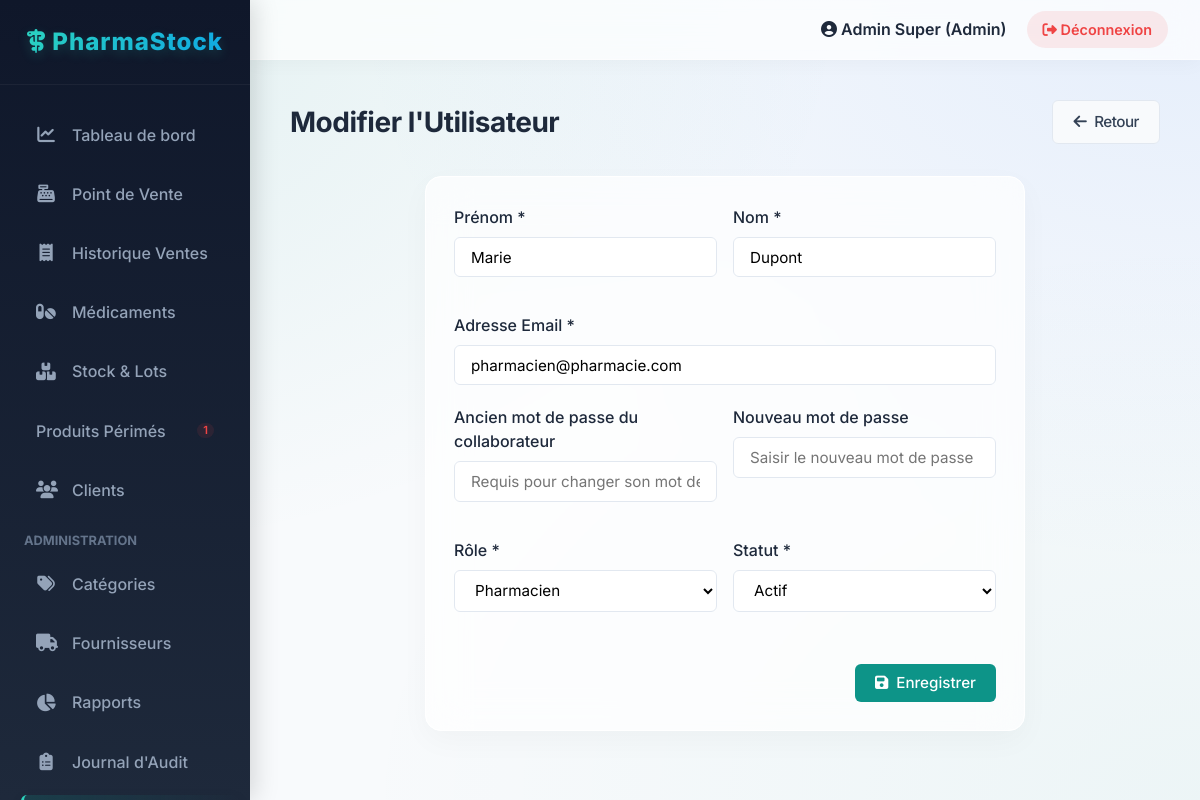
The page /index.php?page=utilisateurs&action=edit&id=2 (signed in) on the database its author committed.
### tables this page shows
CREATE TABLE `utilisateur` (
  `id` INT PRIMARY KEY AUTO_INCREMENT,
  `nom` VARCHAR(100) NOT NULL,
  `prenom` VARCHAR(100) NOT NULL,  
  `email` VARCHAR(100) UNIQUE NOT NULL,
  `mot_de_passe` VARCHAR(255) NOT NULL,
  `role` ENUM('admin', 'pharmacien') DEFAULT 'pharmacien',
  `statut` BOOLEAN DEFAULT TRUE,
  `date_creation` DATETIME DEFAULT CURRENT_TIMESTAMP
);

### config/database.php (called while the page is built, shortened)
<?php
class Database {
    private static $instance = null;
    private $pdo;
    private function __construct() {
        try {
			$dsn = "mysql:host=" . DB_HOST . ";port=" . DB_PORT . ";dbname=" . DB_NAME . ";charset=utf8";
			$options = [
                PDO::ATTR_ERRMODE            => PDO::ERRMODE_EXCEPTION,
                PDO::ATTR_DEFAULT_FETCH_MODE => PDO::FETCH_ASSOC,
                PDO::ATTR_EMULATE_PREPARES   => false,
            ];
            $this->pdo = new PDO($dsn, DB_USER, DB_PASS, $options);
        } catch (PDOException $e) {
            die("Erreur de connexion à la base de données: " . $e->getMessage());
        }
    }
    public static function getInstance() {
        if (self::$instance === null) {
            self::$instance = new self();
        }
        return self::$instance;
    }
    public function getConnection() {
        return $this->pdo;
    }
}

### models/Utilisateur.php (called while the page is built, shortened)
<?php
require_once __DIR__ . '/../config/database.php';
class Utilisateur {
    private $db;
    public function __construct() {
        $this->db = Database::getInstance()->getConnection();
    }
    public function getById($id) {
        $stmt = $this->db->prepare("SELECT id, nom, prenom, email, role, statut FROM utilisateur WHERE id = ?");
        $stmt->execute([$id]);
        return $stmt->fetch();
    }
}

### views/utilisateurs/form.php (the view, shortened to what this page needs)
<?php include __DIR__ . '/../layouts/header.php'; ?>
<?php
$isEdit = isset($utilisateur);
$isCurrentUser = $isEdit && ((int)$utilisateur['id'] === (int)$_SESSION['user_id']);
?>
<div class="page-title">
    <span><?= $isEdit ? 'Modifier l\'Utilisateur' : 'Ajouter un Utilisateur' ?></span>
    <a href="<?= BASE_URL ?>/index.php?page=utilisateurs" class="btn btn-secondary">
        <i class="fa-solid fa-arrow-left"></i> Retour
    </a>
</div>
<div class="card" style="max-width: 600px; margin: 0 auto;">
    <div class="card-body">
        <form action="" method="POST">
            <div style="display: grid; grid-template-columns: 1fr 1fr; gap: 1rem;">
                <div class="form-group">
                    <label class="form-label">Prénom *</label>
                    <input type="text" name="prenom" class="form-control" value="<?= htmlspecialchars($_POST['prenom'] ?? $utilisateur['prenom'] ?? '') ?>" required>
                </div>
                <div class="form-group">
                    <label class="form-label">Nom *</label>
                    <input type="text" name="nom" class="form-control" value="<?= htmlspecialchars($_POST['nom'] ?? $utilisateur['nom'] ?? '') ?>" required>
                </div>
            </div>
            <div class="form-group" style="margin-top: 1rem;">
                <label class="form-label">Adresse Email *</label>
                <input type="email" name="email" class="form-control" value="<?= htmlspecialchars($_POST['email'] ?? $utilisateur['email'] ?? '') ?>" required>
            </div>
            <?php if (!$isEdit): ?>
                <div class="form-group" style="margin-top: 1rem;">
                    <label class="form-label">Mot de passe *</label>
                    <input type="password" name="mot_de_passe" class="form-control" required placeholder="Saisir le mot de passe">
                </div>
            <?php else: ?>
                <?php if ($isCurrentUser): ?>
                    <div class="form-group" style="margin-top: 1rem;">
                        <label class="form-label">Nouveau mot de passe</label>
                        <input type="password" name="mot_de_passe" class="form-control" placeholder="Laissez vide pour conserver le mot de passe actuel">
                    </div>
                <?php else: ?>
                    <div style="display: grid; grid-template-columns: 1fr 1fr; gap: 1rem; margin-top: 1rem;">
                        <div class="form-group">
                            <label class="form-label">Ancien mot de passe du collaborateur</label>
                            <input type="password" name="ancien_mot_de_passe" class="form-control" placeholder="Requis pour changer son mot de passe">
                        </div>
                        <div class="form-group">
                            <label class="form-label">Nouveau mot de passe</label>
                            <input type="password" name="mot_de_passe" class="form-control" placeholder="Saisir le nouveau mot de passe">
                        </div>
                    </div>
                <?php endif; ?>
            <?php endif; ?>
            <div style="display: grid; grid-template-columns: <?= $isEdit ? '1fr 1fr' : '1fr' ?>; gap: 1rem; margin-top: 1rem;">
                <div class="form-group">
                    <label class="form-label">Rôle *</label>
                    <?php if ($isCurrentUser): ?>
                        <input type="hidden" name="role" value="admin">
                        <select class="form-control" disabled>
                            <option value="admin" selected>Administrateur (Votre compte)</option>
                        </select>
                        <small style="color: #64748b; font-style: italic;">Vous ne pouvez pas modifier votre propre rôle.</small>
                    <?php else: ?>
                        <select name="role" class="form-control" required>
                            <option value="pharmacien" <?= (($_POST['role'] ?? $utilisateur['role'] ?? 'pharmacien') === 'pharmacien') ? 'selected' : '' ?>>Pharmacien</option>
                        </select>
                    <?php endif; ?>
                </div>
                <?php if ($isEdit): ?>
                    <div class="form-group">
                        <label class="form-label">Statut *</label>
                        <?php if ($isCurrentUser): ?>
                            <input type="hidden" name="statut" value="1">
                            <select class="form-control" disabled>
                                <option value="1" selected>Actif (Votre compte)</option>
                            </select>
                            <small style="color: #64748b; font-style: italic;">Vous ne pouvez pas désactiver votre propre compte.</small>
                        <?php else: ?>
                            <select name="statut" class="form-control" required>
                                <option value="1" <?= (int)($_POST['statut'] ?? $utilisateur['statut'] ?? 1) === 1 ? 'selected' : '' ?>>Actif</option>
                            </select>
                        <?php endif; ?>
                    </div>
                <?php endif; ?>
            </div>
            <div style="text-align: right; margin-top: 2rem;">
                <button type="submit" class="btn btn-primary">
                    <i class="fa-solid fa-save"></i> Enregistrer
                </button>
            </div>
        </form>
    </div>
</div>
<?php include __DIR__ . '/../layouts/footer.php'; ?>

### public/css/style.css (style rules this page uses)
:root { --primary-color: #0d9488; --primary-hover: #0f766e; --secondary-color: #3b82f6; --dark-color: #1e293b; --light-bg: #f8fafc; --white: #ffffff; --border-color: #e2e8f0; --text-color: #334155; --text-muted: #64748b; --danger: #ef4444; --warning: #f59e0b; --success: #10b981; --sidebar-width: 250px; --header-height: 60px; --font-family: 'Inter', system-ui, -apple-system, sans-serif; --shadow-sm: 0 1px 2px 0 rgb(0 0 0 / 0.05); --shadow-md: 0 4px 6px -1px rgb(0 0 0 / 0.1), 0 2px 4px -2px rgb(0 0 0 / 0.1); --shadow-lg: 0 10px 15px -3px rgb(0 0 0 / 0.1), 0 4px 6px -4px rgb(0 0 0 / 0.1); --radius-md: 0.375rem; --radius-lg: 0.5rem; }
* { margin: 0; padding: 0; box-sizing: border-box; }
body { font-family: var(--font-family); background-color: #f8fafc; background-image: radial-gradient(at 0% 0%, hsla(175, 83%, 32%, 0.1) 0px, transparent 50%), radial-gradient(at 100% 0%, hsla(217, 91%, 60%, 0.1) 0px, transparent 50%), radial-gradient(at 100% 100%, hsla(175, 83%, 32%, 0.05) 0px, transparent 50%); background-attachment: fixed; color: var(--text-color); line-height: 1.5; }
a { text-decoration: none; color: var(--primary-color); transition: color 0.2s ease; }
.page-title { font-size: 1.75rem; font-weight: 700; margin-bottom: 2rem; color: #1e293b; display: flex; justify-content: space-between; align-items: center; letter-spacing: -0.5px; }
.card { background: rgba(255, 255, 255, 0.7); backdrop-filter: blur(20px); -webkit-backdrop-filter: blur(20px); border-radius: 1rem; box-shadow: 0 10px 30px rgba(0, 0, 0, 0.03); border: 1px solid rgba(255, 255, 255, 1); overflow: hidden; margin-bottom: 1.5rem; animation: fadeUp 0.5s ease-out backwards; }
.card:nth-child(2) { animation-delay: 0.1s; }
.card-body { padding: 1.75rem; }
.form-group { margin-bottom: 1.25rem; }
.form-label { display: block; margin-bottom: 0.5rem; font-weight: 500; color: var(--dark-color); }
.form-control { width: 100%; padding: 0.6rem 1rem; border: 1px solid var(--border-color); border-radius: var(--radius-md); font-family: inherit; font-size: 0.95rem; transition: all 0.2s; background-color: var(--white); }
.btn { display: inline-flex; align-items: center; justify-content: center; gap: 0.5rem; padding: 0.6rem 1.25rem; border-radius: var(--radius-md); font-weight: 500; cursor: pointer; border: none; transition: all 0.2s; font-family: inherit; font-size: 0.95rem; }
.btn-primary { background-color: var(--primary-color); color: white; }
.btn-secondary { background-color: var(--light-bg); color: var(--text-color); border: 1px solid var(--border-color); }

### rows shown on the page
utilisateur: prenom "Marie", nom "Dupont", email "pharmacien@pharmacie.com", role "Pharmacien", statut "Actif"

### other values the page prints
$sidebarPerimesCount "1"
$_SESSION['user_prenom'] . ' ' . $_SESSION['user_nom'] "Admin Super"
$_SESSION['user_role'] "Admin"
